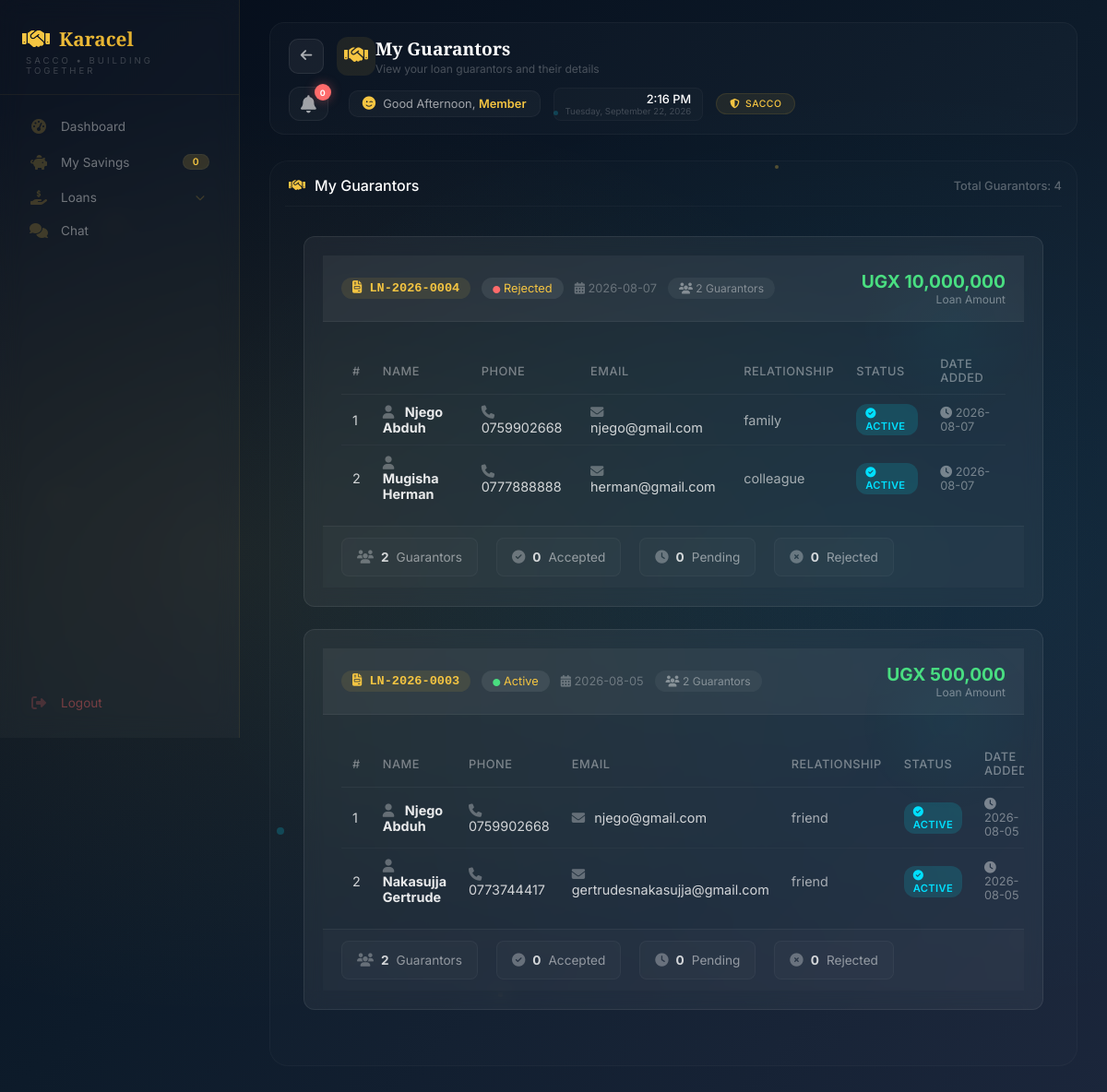
Page /member/guarantors (signed in) on the committed database.
### tables this page shows
CREATE TABLE loans (
            id INTEGER PRIMARY KEY AUTOINCREMENT,
            loan_number TEXT UNIQUE NOT NULL,
            user_id INTEGER NOT NULL,
            amount REAL NOT NULL,
            interest_rate REAL NOT NULL,
            interest_amount REAL NOT NULL,
            total_repayment REAL NOT NULL,
            monthly_installment REAL NOT NULL,
            tenure INTEGER DEFAULT 3,
            purpose TEXT,
            repayment_plan TEXT,
            status TEXT DEFAULT 'pending',
            application_date TEXT NOT NULL,
            approved_date TEXT,
            disbursed_date TEXT,
            completed_date TEXT,
            rejected_date TEXT,
            rejection_reason TEXT,
            admin_rejection_reason TEXT,
            current_balance REAL DEFAULT 0,
            interest_accrued REAL DEFAULT 0,
            last_interest_date TEXT,
            months_overdue INTEGER DEFAULT 0,
            start_month INTEGER DEFAULT 0,
            end_month INTEGER DEFAULT 12,
            created_at TIMESTAMP DEFAULT CURRENT_TIMESTAMP, last_payment_date TEXT, last_payment_amount REAL DEFAULT 0, total_interest_accrued REAL DEFAULT 0, principal_paid REAL DEFAULT 0, interest_paid REAL DEFAULT 0, months_paid INTEGER DEFAULT 0, original_balance REAL DEFAULT 0, total_interest_calculated REAL DEFAULT 0, due_date TEXT, loan_start_date TEXT, loan_end_date TEXT, completion_date TEXT, disbursement_date TEXT, next_interest_date TEXT, payment_method TEXT, transaction_ref TEXT, notes TEXT, collateral TEXT, guarantor_required INTEGER DEFAULT 0, rejected_by TEXT, approved_by TEXT, approved_by_role TEXT, disbursed_by TEXT, disbursed_by_role TEXT, application_fee REAL DEFAULT 1000, application_fee_paid INTEGER DEFAULT 0, net_loan_amount REAL DEFAULT 0, loan_type TEXT DEFAULT "standard", disbursed_amount REAL DEFAULT 0, total_fees_paid REAL DEFAULT 0, total_penalties REAL DEFAULT 0, accrued_interest REAL DEFAULT 0, last_interest_applied_date TEXT, total_interest_charged REAL DEFAULT 0,
            FOREIGN KEY (user_id) REFERENCES users(id)
        );

CREATE TABLE loan_guarantors (
            id INTEGER PRIMARY KEY AUTOINCREMENT,
            loan_id INTEGER NOT NULL,
            guarantor_name TEXT NOT NULL,
            phone TEXT NOT NULL,
            email TEXT,
            relationship TEXT,
            status TEXT DEFAULT 'active',
            created_at TIMESTAMP DEFAULT CURRENT_TIMESTAMP,
            FOREIGN KEY (loan_id) REFERENCES loans(id)
        );

### app.py (the view)
@app.route("/member/guarantors")
def member_guarantors():
    if "user_id" not in session:
        return redirect("/login")
    user_id = session["user_id"]
    db = get_db()
    db.row_factory = sqlite3.Row
    try:
        guarantors = db.execute("""
            SELECT
                lg.*,
                l.loan_number,
                l.amount,
                l.status as loan_status,
                l.application_date,
                l.interest_amount,
                l.total_repayment
            FROM loan_guarantors lg
            JOIN loans l ON lg.loan_id = l.id
            WHERE l.user_id = ?
            ORDER BY l.application_date DESC, lg.id DESC
        """, (user_id,)).fetchall()
        loans = db.execute("""
            SELECT
                id,
                loan_number,
                amount,
                interest_amount,
                total_repayment,
                status,
                application_date,
                approved_date,
                disbursed_date,
                completed_date,
                current_balance,
                created_at
            FROM loans
            WHERE user_id = ?
            ORDER BY application_date DESC
        """, (user_id,)).fetchall()
        db.close()
        return render_template(
            "member/member-guarantors.html",
            guarantors=guarantors,
            loans=loans
        )
    except Exception as e:
        import traceback
        traceback.print_exc()
        db.close()
        flash(f"Error loading guarantors: {str(e)}", "danger")
        return redirect(url_for("member_dashboard"))

### app.py (called while the page is built)
def get_db():
    conn = sqlite3.connect("sacco.db")
    conn.row_factory = sqlite3.Row
    return conn

@app.context_processor
def inject_globals():
    from datetime import datetime
    completed_loans = 0
    try:
        if 'user_id' in session:
            role = session.get('role', '')
            if role in ['treasurer', 'admin', 'chairperson']:
                db = get_db()
                completed_loans = db.execute("SELECT COUNT(*) FROM loans WHERE status = 'completed'").fetchone()[0]
                db.close()
    except Exception as e:
        print(f"Error getting completed_loans: {e}")
    return {
        'now': datetime.now(),
        'completed_loans': completed_loans
    }

### templates/member/member-guarantors.html (shortened to what this page needs)
{% extends "member/member-base.html" %}
{% block page_title %}My Guarantors{% endblock %}
{% block page_subtitle %}View your loan guarantors and their details{% endblock %}
{% block content %}
<div class="history-section">
    <div class="history-title">
        <i class="fas fa-handshake"></i> My Guarantors
        <span style="font-size: 0.8rem; margin-left: auto; color: rgba(255,255,255,0.3);">
            Total Guarantors: {{ guarantors|length }}
        </span>
    </div>
    <div style="padding: 20px;">
        {% if guarantors %}
            {% set loan_ids = [] %}
            {% for guarantor in guarantors %}
                {% if guarantor.loan_id not in loan_ids %}
                    {% set _ = loan_ids.append(guarantor.loan_id) %}
                {% endif %}
            {% endfor %}
            {% for loan_id in loan_ids %}
                {% set loan = loans|selectattr('id', 'equalto', loan_id)|first %}
                {% if loan %}
                <div class="guarantor-card">
                    <div class="guarantor-header">
                        <div class="guarantor-title">
                            <span class="loan-number-badge">
                                <i class="fas fa-file-invoice"></i> {{ loan.loan_number }}
                            </span>
                            <span class="guarantor-badge">
                                <i class="fas fa-circle" style="color: {% if loan.status == 'pending' %}#f5c542{% elif loan.status == 'approved' %}#00e0ff{% elif loan.status in ['disbursed', 'active'] %}#4ade80{% elif loan.status == 'completed' %}#6366f1{% else %}#ff6b6b{% endif %}; font-size: 0.5rem;"></i>
                                {{ loan.status|title }}
                            </span>
                            <span style="color: rgba(255,255,255,0.3); font-size: 0.8rem;">
                                <i class="fas fa-calendar-alt"></i> {{ loan.application_date }}
                            </span>
                            <span class="no-guarantors-badge">
                                {% set loan_guarantors = guarantors|selectattr('loan_id', 'equalto', loan_id)|list %}
                                {% if loan_guarantors|length > 0 and loan_guarantors[0].guarantor_name == 'No Guarantor Required' %}
                                    <i class="fas fa-check-circle" style="color: #4ade80;"></i> No Guarantors Required
                                {% else %}
                                    <i class="fas fa-users"></i> {{ loan_guarantors|length }} Guarantors
                                {% endif %}
                            </span>
                        </div>
                        <div class="guarantor-amount">
                            <div class="amount">UGX {{ "{:,.0f}".format(loan.amount) if loan.amount else '0' }}</div>
                            <div class="label">Loan Amount</div>
                        </div>
                    </div>
                    {% set loan_guarantors = guarantors|selectattr('loan_id', 'equalto', loan_id)|list %}
                    {% if loan_guarantors and loan_guarantors[0].guarantor_name != 'No Guarantor Required' %}
                    <div class="guarantor-table-wrapper">
                        <table class="guarantor-table">
                            <thead>
                                <tr>
                                    <th>#</th>
                                    <th>Name</th>
                                    <th>Phone</th>
                                    <th>Email</th>
                                    <th>Relationship</th>
                                    <th>Status</th>
                                    <th>Date Added</th>
                                </tr>
                            </thead>
                            <tbody>
                                {% for guarantor in loan_guarantors %}
                                <tr>
                                    <td>{{ loop.index }}</td>
                                    <td>
                                        <strong style="color: rgba(255,255,255,0.9);">
                                            <i class="fas fa-user" style="color: rgba(255,255,255,0.3); margin-right: 8px;"></i>
                                            {{ guarantor.guarantor_name }}
                                        </strong>
                                    </td>
                                    <td>
                                        <i class="fas fa-phone" style="color: rgba(255,255,255,0.3); margin-right: 6px;"></i>
                                        {{ guarantor.phone }}
                                    </td>
                                    <td>
                                        {% if guarantor.email %}
                                            <i class="fas fa-envelope" style="color: rgba(255,255,255,0.3); margin-right: 6px;"></i>
                                            {{ guarantor.email }}
                                        {% else %}
                                            <span style="color: rgba(255,255,255,0.2);">-</span>
                                        {% endif %}
                                    </td>
                                    <td>
                                        {% if guarantor.relationship %}
                                            <span style="color: rgba(255,255,255,0.6);">{{ guarantor.relationship }}</span>
                                        {% else %}
                                            <span style="color: rgba(255,255,255,0.2);">-</span>
                                        {% endif %}
                                    </td>
                                    <td>
                                        <span class="status-badge
                                            {% if guarantor.status == 'accepted' %}status-accepted
                                            {% elif guarantor.status == 'pending' %}status-pending
                                            {% elif guarantor.status == 'active' %}status-active
                                            {% else %}status-rejected{% endif %}">
                                            {% if guarantor.status == 'accepted' %}
                                                <i class="fas fa-check-circle"></i> ACCEPTED
                                            {% elif guarantor.status == 'pending' %}
                                                <i class="fas fa-clock"></i> PENDING
                                            {% elif guarantor.status == 'active' %}
                                                <i class="fas fa-check-circle"></i> ACTIVE
                                            {% else %}
                                                <i class="fas fa-times-circle"></i> {{ guarantor.status|upper }}
                                            {% endif %}
                                        </span>
                                    </td>
                                    <td style="color: rgba(255,255,255,0.4); font-size: 0.8rem;">
                                        {% if guarantor.created_at %}
                                            <i class="fas fa-clock"></i> {{ guarantor.created_at[:10] }}
                                        {% else %}
                                            -
                                        {% endif %}
                                    </td>
                                </tr>
                                {% endfor %}
                            </tbody>
                        </table>
                    </div>
                    <div class="guarantor-summary">
                        <div class="summary-item">
                            <i class="fas fa-users"></i>
                            <strong>{{ loan_guarantors|length }}</strong> Guarantors
                        </div>
                        <div class="summary-item">
                            <i class="fas fa-check-circle"></i>
                            <strong>
                                {{ loan_guarantors|selectattr('status', 'equalto', 'accepted')|list|length }}
                            </strong> Accepted
                        </div>
                        <div class="summary-item">
                            <i class="fas fa-clock"></i>
                            <strong>
                                {{ loan_guarantors|selectattr('status', 'equalto', 'pending')|list|length }}
                            </strong> Pending
                        </div>
                        <div class="summary-item">
                            <i class="fas fa-times-circle"></i>
                            <strong>
                                {{ loan_guarantors|selectattr('status', 'equalto', 'rejected')|list|length }}
                            </strong> Rejected
                        </div>
                    </div>
                    {% else %}
                    <div style="padding: 20px; text-align: center; color: rgba(255,255,255,0.3);">
                        <i class="fas fa-check-circle" style="color: #4ade80; font-size: 1.2rem;"></i>
                        No guarantors required for this loan (based on savings)
                    </div>
                    {% endif %}
                </div>
                {% endif %}
            {% endfor %}
        {% endif %}
    </div>
</div>
{% endblock %}

### templates/member/member-guarantors.html (style rules this page uses)
.guarantor-card { background: rgba(255,255,255,0.05); border-radius: 12px; border: 1px solid rgba(255,255,255,0.08); margin-bottom: 24px; overflow: hidden; transition: all 0.3s ease; }
.guarantor-header { background: rgba(255,255,255,0.05); padding: 16px 20px; border-bottom: 1px solid rgba(255,255,255,0.05); display: flex; justify-content: space-between; align-items: center; flex-wrap: wrap; gap: 12px; }
.guarantor-title { display: flex; align-items: center; gap: 12px; flex-wrap: wrap; }
.loan-number-badge { background: rgba(0,224,255,0.15); color: #00e0ff; padding: 4px 12px; border-radius: 20px; font-size: 0.85rem; font-weight: 600; }
.guarantor-badge { background: rgba(255,255,255,0.08); padding: 4px 12px; border-radius: 20px; font-size: 0.8rem; }
.guarantor-amount { text-align: right; }
.guarantor-amount .amount { color: #4ade80; font-size: 1.2rem; font-weight: 700; }
.guarantor-amount .label { color: rgba(255,255,255,0.4); font-size: 0.75rem; }
.guarantor-table-wrapper { padding: 16px 20px; overflow-x: auto; }
.guarantor-table { width: 100%; border-collapse: collapse; font-size: 0.9rem; }
.guarantor-table thead th { text-align: left; padding: 10px 12px; color: rgba(255,255,255,0.4); font-weight: 500; font-size: 0.8rem; text-transform: uppercase; letter-spacing: 0.5px; border-bottom: 1px solid rgba(255,255,255,0.05); }
.guarantor-table tbody td { padding: 10px 12px; border-bottom: 1px solid rgba(255,255,255,0.03); color: rgba(255,255,255,0.8); }
.guarantor-table tbody tr:last-child td { border-bottom: none; }
.status-badge { padding: 3px 10px; border-radius: 12px; font-size: 0.7rem; font-weight: 600; letter-spacing: 0.3px; }
.status-active { background: rgba(0, 224, 255, 0.15); color: #00e0ff; }
.guarantor-summary { display: flex; gap: 20px; padding: 12px 20px; background: rgba(255,255,255,0.02); border-top: 1px solid rgba(255,255,255,0.05); flex-wrap: wrap; }
.guarantor-summary .summary-item { display: flex; align-items: center; gap: 8px; color: rgba(255,255,255,0.5); font-size: 0.85rem; }
.guarantor-summary .summary-item i { color: rgba(255,255,255,0.3); }
.guarantor-summary .summary-item strong { color: rgba(255,255,255,0.8); }
.no-guarantors-badge { background: rgba(255,255,255,0.05); padding: 4px 12px; border-radius: 20px; font-size: 0.75rem; color: rgba(255,255,255,0.4); }

### rows in the picture
loans: loan_number "LN-2026-0004", status "Rejected", application_date "2026-08-07", amount "10,000,000"
loan_guarantors: guarantor_name "Njego Abduh", phone "0759902668", email "njego@gmail.com", relationship "family", status "active" (drawn), created_at "2026-08-07"
loan_guarantors: guarantor_name "Mugisha Herman", phone "0777888888", email "herman@gmail.com", relationship "colleague", status "active" (drawn), created_at "2026-08-07"
loans: loan_number "LN-2026-0003", status "Active", application_date "2026-08-05", amount "500,000"
loan_guarantors: guarantor_name "Njego Abduh", phone "0759902668", email "njego@gmail.com", relationship "friend", status "active" (drawn), created_at "2026-08-05"
loan_guarantors: guarantor_name "Nakasujja Gertrude", phone "0773744417", email "gertrudesnakasujja@gmail.com", relationship "friend", status "active" (drawn), created_at "2026-08-05"

### other values in the picture
{{ savings_deposits|length if savings_deposits else 0 }} "0"
{{ unread_count if unread_count is defined else 0 }} "0"
{{ member.full_name | safe if member else 'Member' }} "Member"
{{ guarantors|length }} "4"
{{ loan_guarantors|length }} "2" "2"
{{ loan_guarantors|selectattr('status', 'equalto', 'pending')|list|length }} "0" "0"
